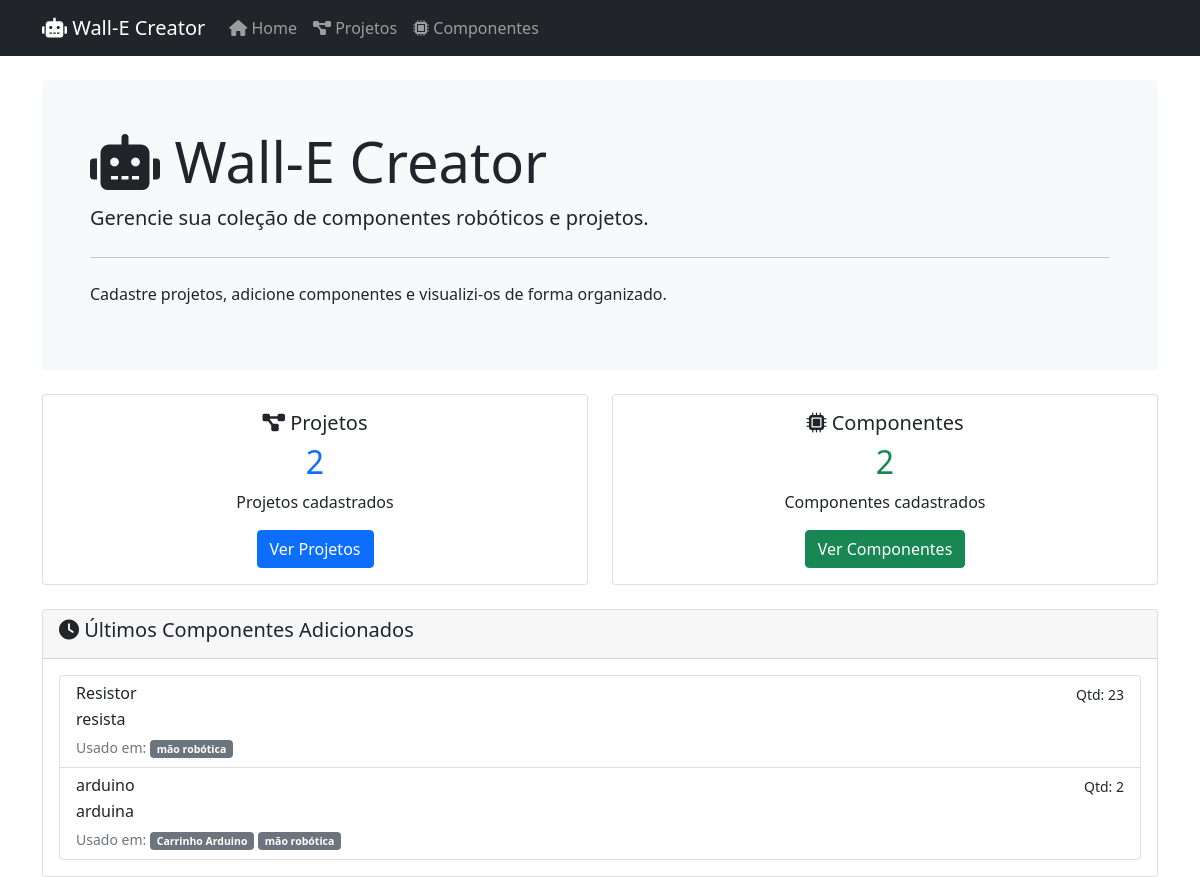
The page /index on the database as committed earlier.
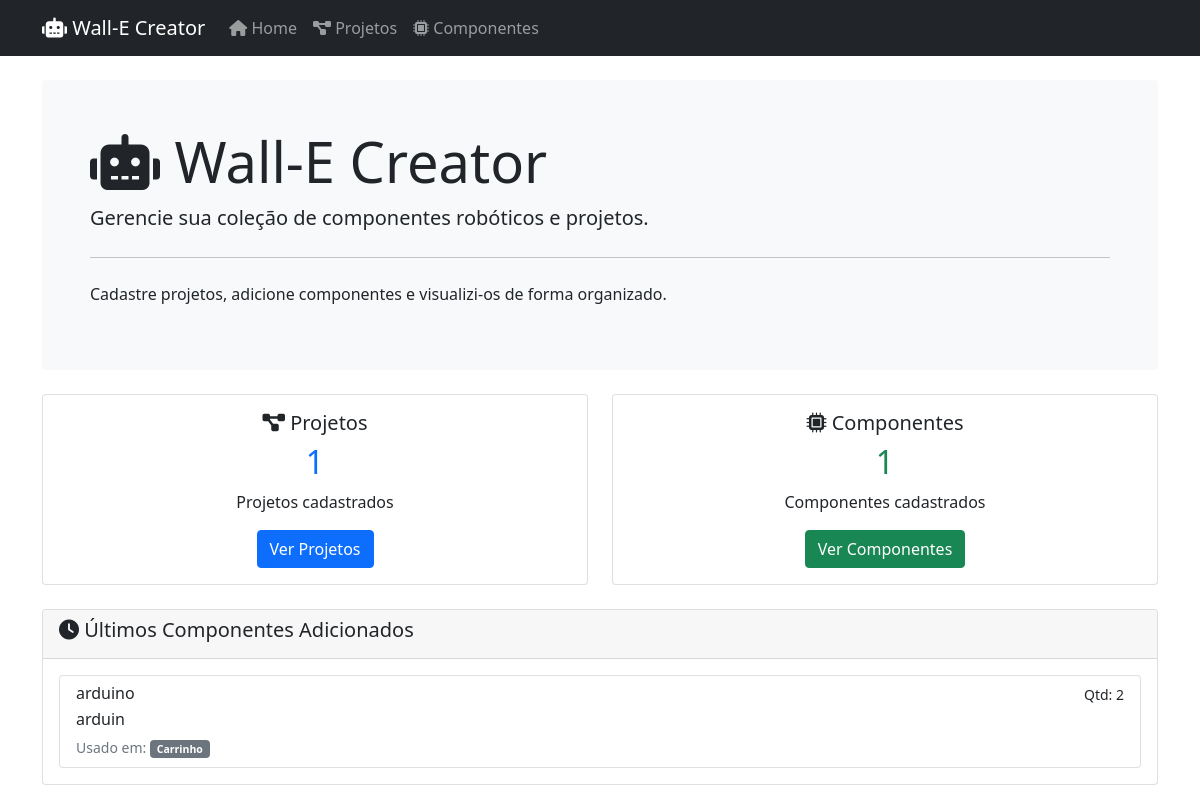
The same page on the database as committed later.
### app/models.py (models this page shows, shortened)
class Componente(db.Model):
    id: so.Mapped[int] = so.mapped_column(primary_key=True)
    nome: so.Mapped[str] = so.mapped_column(sa.String(100), index=True)
    descricao: so.Mapped[str] = so.mapped_column(sa.Text)
    url: so.Mapped[str] = so.mapped_column(sa.String(200))
    quantidade: so.Mapped[int] = so.mapped_column(sa.Integer, default=0)
    projetos: so.Mapped[List[Projeto]] = so.relationship(
        'Projeto',
        secondary='projeto_componente',
        back_populates='componentes'
    )

class Projeto(db.Model):
    id: so.Mapped[int] = so.mapped_column(primary_key=True)
    nome: so.Mapped[str] = so.mapped_column(sa.String(100), index=True, unique=True)
    descricao: so.Mapped[str] = so.mapped_column(sa.Text)
    url: so.Mapped[str] = so.mapped_column(sa.String(200))
    componentes: so.Mapped[List['Componente']] = so.relationship(
        'Componente',
        secondary='projeto_componente',
        back_populates='projetos'
    )

### app/routes.py (the view)
@bp.route('/')
@bp.route('/index')
def index():
    total_projetos = db.session.scalar(sa.select(sa.func.count(Projeto.id)))
    total_componentes = db.session.scalar(sa.select(sa.func.count(Componente.id)))
    ultimos_componentes = db.session.scalars(
        sa.select(Componente).order_by(Componente.id.desc()).limit(5)
    ).all()
    return render_template('index.html',
                         title='Home',
                         total_projetos=total_projetos,
                         total_componentes=total_componentes,
                         ultimos_componentes=ultimos_componentes)

### app/templates/index.html (shortened to what this page needs)
{% extends "base.html" %}
{% block content %}
<div class="row">
    <div class="col-md-12">
        <div class="jumbotron bg-light p-5 rounded">
            <h1 class="display-4"><i class="fas fa-robot"></i> Wall-E Creator</h1>
            <p class="lead">Gerencie sua coleção de componentes robóticos e projetos.</p>
            <hr class="my-4">
            <p>Cadastre projetos, adicione componentes e visualizi-os de forma organizado.</p>
        </div>
    </div>
</div>
<div class="row mt-4">
    <div class="col-md-6">
        <div class="card text-center">
            <div class="card-body">
                <h5 class="card-title"><i class="fas fa-project-diagram"></i> Projetos</h5>
                <h2 class="text-primary">{{ total_projetos }}</h2>
                <p class="card-text">Projetos cadastrados</p>
                <a href="{{ url_for('main.lista_projetos') }}" class="btn btn-primary">Ver Projetos</a>
            </div>
        </div>
    </div>
    <div class="col-md-6">
        <div class="card text-center">
            <div class="card-body">
                <h5 class="card-title"><i class="fas fa-microchip"></i> Componentes</h5>
                <h2 class="text-success">{{ total_componentes }}</h2>
                <p class="card-text">Componentes cadastrados</p>
                <a href="{{ url_for('main.lista_componentes') }}" class="btn btn-success">Ver Componentes</a>
            </div>
        </div>
    </div>
</div>
<div class="row mt-4">
    <div class="col-md-12">
        <div class="card">
            <div class="card-header">
                <h5><i class="fas fa-clock"></i> Últimos Componentes Adicionados</h5>
            </div>
            <div class="card-body">
                {% if ultimos_componentes %}
                    <div class="list-group">
                        {% for componente in ultimos_componentes %}
                            <a href="{{ url_for('main.detalhes_componente', id=componente.id) }}" class="list-group-item list-group-item-action">
                                <div class="d-flex w-100 justify-content-between">
                                    <h6 class="mb-1">{{ componente.nome }}</h6>
                                    <small>Qtd: {{ componente.quantidade }}</small>
                                </div>
                                <p class="mb-1">{{ componente.descricao[:100] }}{% if componente.descricao|length > 100 %}...{% endif %}</p>
                                <small class="text-muted">
                                    Usado em:
                                    {% if componente.projetos %}
                                        {% for projeto in componente.projetos[:2] %}
                                            <span class="badge bg-secondary">{{ projeto.nome }}</span>
                                        {% endfor %}
                                    {% else %}
                                        <span class="text-muted">Nenhum projeto</span>
                                    {% endif %}
                                </small>
                            </a>
                        {% endfor %}
                    </div>
                {% else %}
                    <p class="text-muted">Nenhum componente cadastrado ainda.</p>
                {% endif %}
            </div>
        </div>
    </div>
</div>
{% endblock %}

Rows that differ between the two databases and show on the page:
removed Componente: nome "Resistor", quantidade "23", descricao "resista"
removed Projeto: nome "mão robótica"
changed Componente "arduino": descricao "arduina" → "arduin"
changed Projeto: nome "Carrinho Arduino" → "Carrinho"
Other text that changed with them:
{{ total_projetos }}: "2" → "1"
{{ total_componentes }}: "2" → "1"
